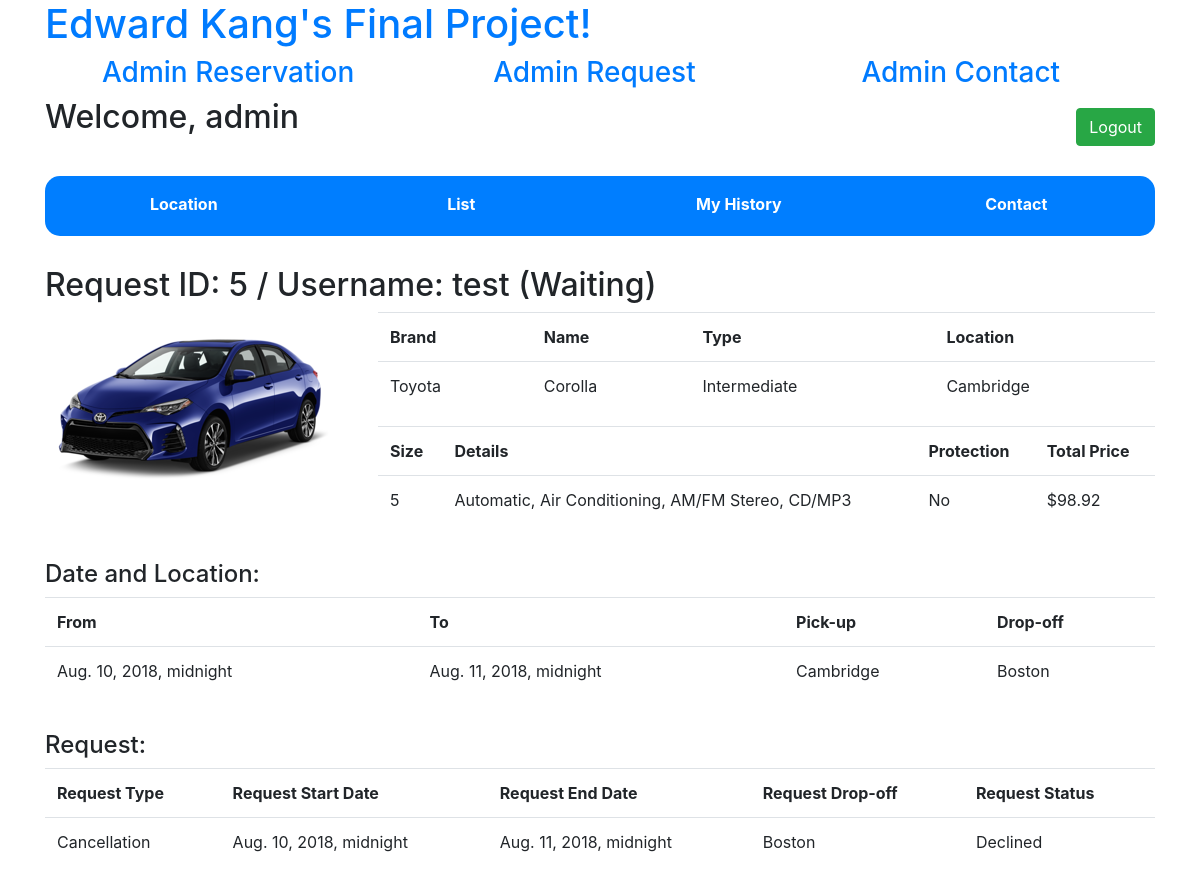
The app's page /adminpage/request/5 (signed in) with its own data.
### rents/models.py (models this page shows, shortened)
class Request(models.Model):
    request_reservation = models.ForeignKey(Reservation, on_delete=models.CASCADE)
    request_reserved_date = models.ForeignKey(ReservedDate, on_delete=models.CASCADE)
    request_start_date = models.DateTimeField(blank=True, null=True)
    request_end_date = models.DateTimeField(blank=True, null=True)
    request_drop_off = models.ForeignKey(Location, on_delete=models.CASCADE)
    request_status = models.CharField(max_length=64)
    request_approval = models.CharField(max_length=64)

class Reservation(models.Model):
    reservation_user = models.ForeignKey(settings.AUTH_USER_MODEL, on_delete=models.CASCADE)
    reservation_car = models.ForeignKey(Car, on_delete=models.CASCADE)
    reservation_start_date = models.DateTimeField()
    reservation_end_date = models.DateTimeField()
    reservation_drop_off = models.ForeignKey(Location, on_delete=models.CASCADE)
    reservation_protection = models.CharField(max_length=64)
    reservation_total_price = models.FloatField()
    reservation_status = models.CharField(max_length=64)
    reservation_request = models.CharField(max_length=64)

class Car(models.Model):
    car_brand = models.CharField(max_length=64)
    car_name = models.CharField(max_length=64)
    car_type = models.CharField(max_length=64)
    car_price = models.FloatField()
    car_size = models.IntegerField()
    car_detail = models.CharField(max_length=64)
    car_status = models.CharField(max_length=64)
    car_location = models.ForeignKey(Location, on_delete=models.CASCADE)

class Location(models.Model):
    location_name = models.CharField(max_length=64)
    location_address = models.CharField(max_length=64)

### rents/views.py (the view)
# urls.py: path("adminpage/request/<int:requestid>", views.adminRequestDetailView, name="admin_request_detail"),
@user_passes_test(lambda user: user.is_superuser)
def adminRequestDetailView(request, requestid):
    request_detail = Request.objects.filter(id=requestid).all()
    request_length = len(request_detail)
    if not request.user.is_authenticated:
        return render(request, 'rents/login.html', {'message': 'Please login first.'})
    elif request_length == 0:
        return render(request, 'rents/error.html', {'message': 'No Result.'})
    else:
        context = {
            'requestdetails' : request_detail
        }
        return render(request, 'rents/admin_request_detail.html', context)

### rents/templates/rents/admin_request_detail.html (shortened to what this page needs)
{% extends "rents/menu.html" %}
{% block body %}
<div id="body_content" class="form-group">
    <div>
        <div id="search_title_full">
            {% for requestdetail in requestdetails %}
            <h2>Request ID: {{ requestdetail.id }} / Username: {{ requestdetail.request_reservation.reservation_user.username }} ({{ requestdetail.request_reservation.reservation_status }})</h2>
        </div>
        <div class="body_table">
            <div class="body_table_content">
                <div id="car_image">
                    <img src="/static/rents/img/{{ requestdetail.request_reservation.reservation_car.car_name }}.png" alt="{{ requestdetail.request_reservation.reservation_car.car_name }}">
                </div>
                <div id="car_info">
                    <table class="table">
                        <tr>
                            <th>Brand</th>
                            <th>Name</th>
                            <th>Type</th>
                            <th>Location</th>
                        </tr>
                        <tr>
                            <td>{{ requestdetail.request_reservation.reservation_car.car_brand }}</td>
                            <td>{{ requestdetail.request_reservation.reservation_car.car_name }}</td>
                            <td>{{ requestdetail.request_reservation.reservation_car.car_type }}</td>
                            <td>{{ requestdetail.request_reservation.reservation_car.car_location.location_name }}</td>
                        </tr>
                    </table>
                </div>
                <div id="car_info">
                    <table class="table">
                        <tr>
                            <th>Size</th>
                            <th>Details</th>
                            <th>Protection</th>
                            <th>Total Price</th>
                        </tr>
                        <tr>
                            <td>{{ requestdetail.request_reservation.reservation_car.car_size }}</td>
                            <td>{{ requestdetail.request_reservation.reservation_car.car_detail }}</td>
                            <td>{{ requestdetail.request_reservation.reservation_protection }}</td>
                            <td>${{ requestdetail.request_reservation.reservation_total_price|floatformat:2 }}</td>
                        </tr>
                    </table>
                </div>
                <div id="reservation_div">
                    <h4>Date and Location:</h4>
                    <table class="table">
                        <tr>
                            <th>From</th>
                            <th>To</th>
                            <th>Pick-up</th>
                            <th>Drop-off</th>
                        </tr>
                        <tr>
                            <td id="reservation_start_date">{{ requestdetail.request_reservation.reservation_start_date }}</td>
                            <td id="reservation_end_date">{{ requestdetail.request_reservation.reservation_end_date }}</td>
                            <td>{{ requestdetail.request_reservation.reservation_car.car_location.location_name }}</td>
                            <td id="reservation_drop_off">{{ requestdetail.request_reservation.reservation_drop_off.location_name }}</td>
                        </tr>
                    </table>
                </div>
                <div id="request_div">
                    <h4>Request:</h4>
                    <table class="table">
                        <tr>
                            <th>Request Type</th>
                            <th>Request Start Date</th>
                            <th>Request End Date</th>
                            <th>Request Drop-off</th>
                            <th>Request Status</th>
                        </tr>
                        <tr>
                            <td>{{ requestdetail.request_status }}</td>
                            <td>{{ requestdetail.request_start_date }}</td>
                            <td>{{ requestdetail.request_end_date }}</td>
                            <td>{{ requestdetail.request_drop_off.location_name }}</td>
                            <td id="request_approval">{{ requestdetail.request_approval }}</td>
                        </tr>
                    </table>
                </div>
                {% endfor %}
            </div>
        </div>
    </div>
</div>
{% endblock %}

### rents/templates/rents/menu.html
{% extends "rents/layout.html" %}
{% block menu %}
<div class="form-group">
    <div class="content_item">
        <h2 id="title_welcome">Welcome, {{ user.username }}</h2>
        <input id="logout_button" class="btn btn-success" type="button" value="Logout" onclick="location.href = '/logout'"/>
    </div>
    <div id="menu">
        <table id="menu_table">
            <tr id="menu_table_tr">
                <td id="menu_table_td">
                    <a class="menu_button" href="/location">Location</a>
                </td>
                <td id="menu_table_td">
                    <a class="menu_button" href="/list">List</a>
                </td>
                <td id="menu_table_td">
                    <a class="menu_button" href="/history">My History</a>
                </td>
                <td id="menu_table_td">
                    <a class="menu_button" href="/contact">Contact</a>
                </td>
            </tr>
        </table>
    </div>
    {% block body %}
    {% endblock %}
</div>
{% endblock %}

### rents/static/rents/style.css (style rules this page uses)
#title_welcome { width: 50%; display: block; float: left; }
#logout_button { margin-top: 10px; display: block; float: right; }
#menu { background-color: #007eff; border-radius: 15px; margin-top: 30px; margin-bottom: 30px; width: 100%; display: block; float: right; }
#menu_table { margin: auto; width: 100% !important; }
#menu_table_tr { height: 60px; width: 100%; display: block; float: left; }
#menu_table_td { width: 25%; display: block; float: left; text-align: center; margin-top: 15px; }
.menu_button { color: white; font-weight: bold; }
#body_content { width: 100%; display: block; float: left; }
#search_title_full { display: block; float: left; width: 100%; }
#car_image { display: block; float: left; width: 30%; }
#car_info { display: block; float: left; width: 70%; }
#reservation_div, #request_div, #submit_request_div { margin-top: 20px; display: block; float: left; width: 100%; }
.body_table_content { margin-bottom: 40px; display: block; float: left; width: 100%; }

### records on screen
Request: id "5", request_reservation.reservation_user.username "test", request_reservation.reservation_status "Waiting", request_reservation.reservation_car.car_name (picture), request_reservation.reservation_car.car_brand "Toyota", request_reservation.reservation_car.car_name "Corolla", request_reservation.reservation_car.car_type "Intermediate", request_reservation.reservation_car.car_location.location_name "Cambridge", request_reservation.reservation_car.car_size "5", request_reservation.reservation_car.car_detail "Automatic, Air Conditioning, AM/FM Stereo, CD/MP3", request_reservation.reservation_protection "No", request_reservation.reservation_total_price "98.92", request_reservation.reservation_start_date "Aug. 10, 2018, midnight", request_reservation.reservation_end_date "Aug. 11, 2018, midnight", request_reservation.reservation_drop_off.location_name "Boston", request_status "Cancellation", request_start_date "Aug. 10, 2018, midnight", request_end_date "Aug. 11, 2018, midnight", request_drop_off.location_name "Boston", request_approval "Declined"

### other values on screen
{{ user.username }} "admin"
